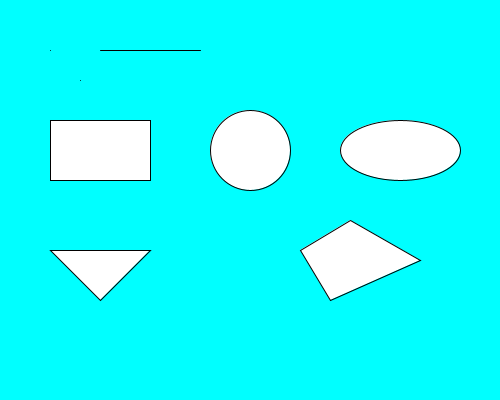
Frame 1 (no input)
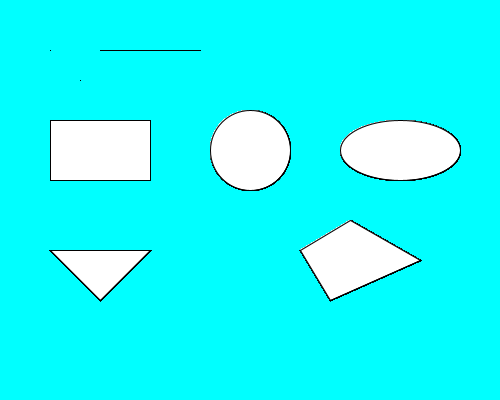
Frame 60 (the mouse pressed at the canvas centre just before this capture)
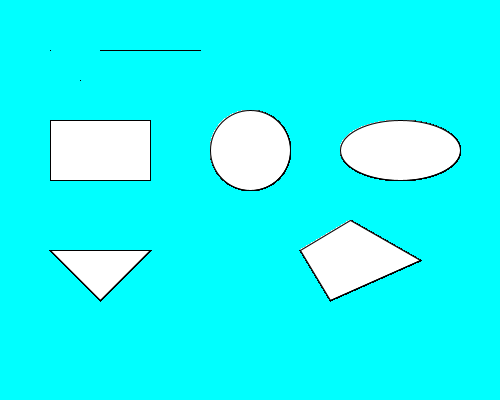
Frame 120 (the mouse held since frame 60 and released just before this capture)

The Processing sketch that drew these frames (run headless with seeded random() and noise(); from frame 60 on, the mouse is pressed at the canvas centre):

// Processing sketch: tuto_1_q2
// ── tuto_1_q2.pde
void setup() {
  size(500, 400);
  background(0,255,255);
}

void draw() {
  stroke(0);
  point(50, 50);
  point(80, 80);

  line(100, 50, 200, 50);

  rect(50, 120, 100, 60);

  ellipse(250, 150, 80, 80);

  ellipse(400, 150, 120, 60);

  triangle(100, 300, 50, 250, 150, 250);

  quad(300, 250, 350, 220, 420, 260, 330, 300);
}
